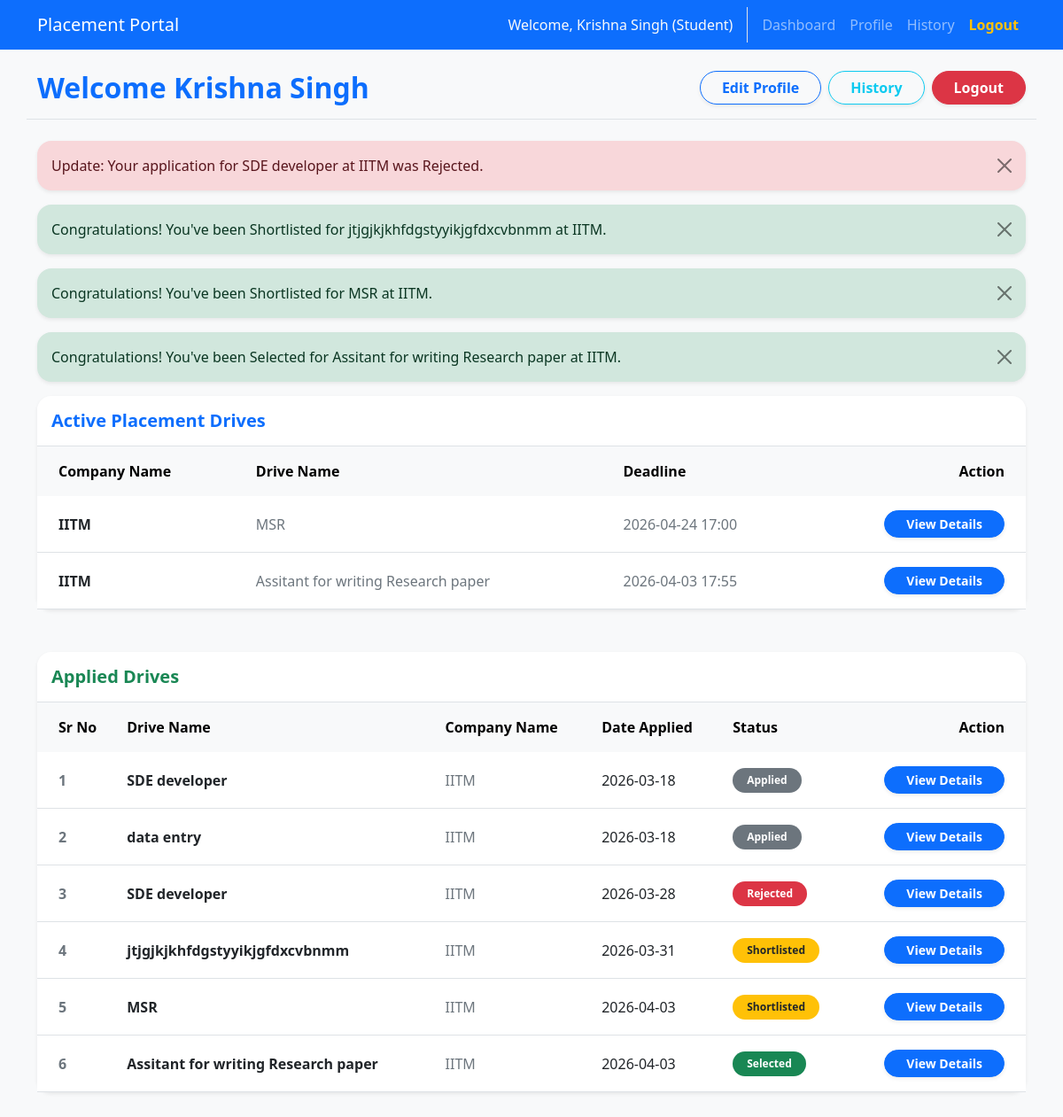
The app's page /student/dashboard (signed in) with its own data.
### app.py (models this page shows)
class UserMixin:
    is_authenticated = True

class User(db.Model, UserMixin):
    id = db.Column(db.Integer, primary_key=True)
    name = db.Column(db.String(100), nullable=False)
    email = db.Column(db.String(120), unique=True, nullable=False)
    password = db.Column(db.String(200), nullable=False)
    role = db.Column(db.String(20), nullable=False)
    is_active = db.Column(db.Boolean, default=True)

class PlacementDrive(db.Model):
    id = db.Column(db.Integer, primary_key=True)
    salary = db.Column(db.Integer, default="Not to Disclose")
    location = db.Column(db.String(100),default="Remote")
    job_type = db.Column(db.String(50),default="Full-time")
    experience = db.Column(db.String(50),default="Fresher")
    company_user_id = db.Column(db.Integer, db.ForeignKey('user.id'), nullable=False)
    job_title = db.Column(db.String(100), nullable=False)
    description = db.Column(db.Text, nullable=False)
    eligibility = db.Column(db.String(200), nullable=False)
    deadline = db.Column(db.DateTime, nullable=False)
    status = db.Column(db.String(20), default='Pending')
    company = db.relationship('User', backref=db.backref('drives', cascade='all, delete-orphan'))

class CompanyProfile(db.Model):
    id = db.Column(db.Integer, primary_key=True)
    user_id = db.Column(db.Integer, db.ForeignKey('user.id'), nullable=False)
    company_name = db.Column(db.String(100), nullable=False)
    hr_contact = db.Column(db.String(100))
    contact_email = db.Column(db.String(120))
    contact_number = db.Column(db.String(50))
    hr_contact_number = db.Column(db.String(50))
    linkedin_id = db.Column(db.String(100))
    website = db.Column(db.String(200))
    about = db.Column(db.Text)
    approval_status = db.Column(db.String(20), default='Pending')
    user = db.relationship('User', backref=db.backref('company_profile', uselist=False, cascade='all, delete-orphan'))

class Application(db.Model):
    id = db.Column(db.Integer, primary_key=True)
    student_user_id = db.Column(db.Integer, db.ForeignKey('user.id'), nullable=False)
    drive_id = db.Column(db.Integer, db.ForeignKey('placement_drive.id'), nullable=False)
    applied_date = db.Column(db.DateTime, default=datetime.utcnow)
    status = db.Column(db.String(20), default='Applied')
    student = db.relationship('User', backref=db.backref('applications', cascade='all, delete-orphan'))
    drive = db.relationship('PlacementDrive', backref=db.backref('applications', cascade='all, delete-orphan'))
    __table_args__ = (db.UniqueConstraint('student_user_id', 'drive_id', name='uq_student_drive'),)

### app.py (the view)
@app.route('/student/dashboard')
@login_required
@student_required
def student_dashboard():
    approved_companies = CompanyProfile.query.filter_by(approval_status='Approved').all()
    applications = Application.query.filter_by(student_user_id=current_user.id).all()
    approved_drives = PlacementDrive.query.filter_by(status='Approved').all()
    status_alerts = []
    for app in applications:
        if app.status in ['Selected', 'Shortlisted']:
            status_alerts.append({'type': 'success', 'message': f"Congratulations! You've been {app.status} for {app.drive.job_title} at {app.drive.company.company_profile.company_name}."})
        elif app.status == 'Rejected':
            status_alerts.append({'type': 'danger', 'message': f"Update: Your application for {app.drive.job_title} at {app.drive.company.company_profile.company_name} was {app.status}."})
    return render_template('student_dashboard.html',
                           companies=approved_companies,
                           approved_drives=approved_drives,
                           applications=applications,
                           status_alerts=status_alerts)

### app.py (called while the page is built)
def get_current_user():
    if hasattr(g, 'user'): return g.user
    path = request.path
    role = None
    if path.startswith('/admin'): role = 'admin'
    elif path.startswith('/company'): role = 'company'
    elif path.startswith('/student'): role = 'student'
    if not role: role = session.get('active_role')
    user_id = session.get(f'{role}_id') if role else None
    if user_id:
        user = User.query.get(user_id)
        if user:
            g.user = user
            return user
    return DummyAnonymousUser()

def login_required(f):
    from functools import wraps
    @wraps(f)
    def decorated_function(*args, **kwargs):
        if not current_user.is_authenticated:
            flash('Please log in to continue.', 'warning')
            return redirect(url_for('login'))
        return f(*args, **kwargs)
    return decorated_function

@app.context_processor
def inject_user():
    return dict(current_user=current_user)

def student_required(f):
    from functools import wraps
    @wraps(f)
    def decorated_function(*args, **kwargs):
        if not current_user.is_authenticated:
            flash('Please log in to continue.', 'warning')
            return redirect(url_for('login'))
        if current_user.role != 'student':
            flash(f'Access Denied. You are currently logged in as a {current_user.role}.', 'danger')
            if current_user.role == 'admin': return redirect(url_for('admin_dashboard'))
            elif current_user.role == 'company': return redirect(url_for('company_dashboard'))
            return redirect(url_for('index'))
        return f(*args, **kwargs)
    return decorated_function

@app.before_request
def check_active():
    if current_user.is_authenticated and not current_user.is_active:
        logout_user()
        flash('Your account has been blacklisted or deactivated.', 'danger')
        return redirect(url_for('login'))

### templates/student_dashboard.html
{% extends "base.html" %}
{% block content %}
<div class="row align-items-center mb-4 pb-3 border-bottom">
    <div class="col-md-6">
        <h2 class="text-primary fw-bold mb-0">Welcome {{ current_user.name }}</h2>
    </div>
    <div class="col-md-6 text-md-end mt-3 mt-md-0 d-flex justify-content-md-end gap-2">
        <a href="{{ url_for('student_profile') }}" class="btn btn-outline-primary fw-semibold rounded-pill px-4 shadow-sm">Edit Profile</a>
        <a href="{{ url_for('student_history') }}" class="btn btn-outline-info fw-semibold rounded-pill px-4 shadow-sm">History</a>
        <a href="{{ url_for('logout') }}" class="btn btn-danger fw-semibold px-4 rounded-pill shadow-sm">Logout</a>
    </div>
</div>
{% if status_alerts %}
    {% for alert in status_alerts %}
    <div class="alert alert-{{ alert.type }} alert-dismissible fade show shadow-sm border-0 rounded-4" role="alert">
        {{ alert.message }}
        <button type="button" class="btn-close" data-bs-dismiss="alert" aria-label="Close"></button>
    </div>
    {% endfor %}
{% endif %}
<div class="card shadow-sm border-0 mb-5 rounded-4">
    <div class="card-header bg-white py-3 border-bottom rounded-top-4">
        <h5 class="mb-0 text-primary fw-bold">Active Placement Drives</h5>
    </div>
    <div class="card-body p-0">
        <div class="table-responsive">
            <table class="table table-hover table-borderless align-middle mb-0">
                <thead class="table-light text-muted">
                    <tr>
                        <th class="ps-4">Company Name</th>
                        <th>Drive Name</th>
                        <th>Deadline</th>
                        <th class="pe-4 text-end">Action</th>
                    </tr>
                </thead>
                <tbody>
                    {% for drive in approved_drives %}
                    <tr class="border-bottom">
                        <td class="ps-4 fw-bold text-dark">{{ drive.company.company_profile.company_name }}</td>
                        <td class="text-secondary">{{ drive.job_title }}</td>
                        <td class="text-secondary">{{ drive.deadline.strftime('%Y-%m-%d %H:%M') }}</td>
                        <td class="pe-4 text-end">
                            <a href="{{ url_for('student_drive', drive_id=drive.id) }}" class="btn btn-sm btn-primary fw-semibold rounded-pill shadow-sm px-4">View Details</a>
                        </td>
                    </tr>
                    {% else %}
                    <tr><td colspan="4" class="text-center py-4 text-muted">No active placement drives available right now.</td></tr>
                    {% endfor %}
                </tbody>
            </table>
        </div>
    </div>
</div>
<div class="card shadow-sm border-0 rounded-4">
    <div class="card-header bg-white py-3 border-bottom rounded-top-4">
        <h5 class="mb-0 text-success fw-bold">Applied Drives</h5>
    </div>
    <div class="card-body p-0">
        <div class="table-responsive">
            <table class="table table-hover table-borderless align-middle mb-0">
                <thead class="table-light text-muted">
                    <tr><th class="ps-4" width="8%">Sr No</th><th>Drive Name</th><th>Company Name</th><th>Date Applied</th><th>Status</th><th class="pe-4 text-end">Action</th></tr>
                </thead>
                <tbody>
                    {% for app in applications %}
                    <tr class="border-bottom">
                        <td class="ps-4 fw-semibold text-secondary">{{ loop.index }}</td>
                        <td class="fw-bold text-dark">{{ app.drive.job_title }}</td>
                        <td class="text-secondary">{{ app.drive.company.company_profile.company_name }}</td>
                        <td>{{ app.applied_date.strftime('%Y-%m-%d') }}</td>
                        <td>
                            {% if app.status == 'Applied' %}
                            <span class="badge bg-secondary rounded-pill px-3 py-2">Applied</span>
                            {% elif app.status == 'Shortlisted' %}
                            <span class="badge bg-warning text-dark rounded-pill px-3 py-2">Shortlisted</span>
                            {% elif app.status == 'Selected' %}
                            <span class="badge bg-success rounded-pill px-3 py-2">Selected</span>
                            {% elif app.status == 'Rejected' %}
                            <span class="badge bg-danger rounded-pill px-3 py-2">Rejected</span>
                            {% else %}
                            <span class="badge bg-secondary rounded-pill px-3 py-2">{{ app.status }}</span>
                            {% endif %}
                        </td>
                        <td class="pe-4 text-end">
                            <a href="{{ url_for('student_drive', drive_id=app.drive_id) }}" class="btn btn-sm btn-primary fw-semibold rounded-pill shadow-sm px-4">View Details</a>
                        </td>
                    </tr>
                    {% else %}
                    <tr><td colspan="6" class="text-center py-5 text-muted fw-semibold">You haven't applied to any drives yet.</td></tr>
                    {% endfor %}
                </tbody>
            </table>
        </div>
    </div>
</div>
{% endblock %}

### templates/base.html (shortened to what this page needs)
<!DOCTYPE html>
<html lang="en">
<head>
    <link href="https://cdn.jsdelivr.net/npm/bootstrap@5.3.0/dist/css/bootstrap.min.css" rel="stylesheet">
    <link rel="stylesheet" href="{{ url_for('static', filename='style.css') }}">
</head>
<body>
    <nav class="navbar navbar-expand-lg navbar-dark bg-primary">
        <div class="container">
            <a class="navbar-brand" href="{{ url_for('index') }}">Placement Portal</a>
            <div class="collapse navbar-collapse" id="navbarNav">
                <ul class="navbar-nav ms-auto">
                    {% if current_user.is_authenticated %}
                        <li class="nav-item">
                            <span class="nav-link text-light border-end me-2 pe-3">Welcome, {{ current_user.name }} ({{ current_user.role|capitalize }})</span>
                        </li>
                        {% if current_user.role == 'admin' %}
                        <li class="nav-item"><a class="nav-link" href="{{ url_for('admin_dashboard') }}">Dashboard</a></li>
                        <li class="nav-item"><a class="nav-link" href="{{ url_for('admin_view_applications') }}">Applications</a></li>
                        {% elif current_user.role == 'company' %}
                        <li class="nav-item"><a class="nav-link" href="{{ url_for('company_dashboard') }}">Dashboard</a></li>
                        <li class="nav-item"><a class="nav-link" href="{{ url_for('company_profile') }}">Profile</a></li>
                        <li class="nav-item"><a class="nav-link" href="{{ url_for('create_drive') }}">Create Drive</a></li>
                        {% elif current_user.role == 'student' %}
                        <li class="nav-item"><a class="nav-link" href="{{ url_for('student_dashboard') }}">Dashboard</a></li>
                        <li class="nav-item"><a class="nav-link" href="{{ url_for('student_profile') }}">Profile</a></li>
                        <li class="nav-item"><a class="nav-link" href="{{ url_for('student_history') }}">History</a></li>
                        {% endif %}
                        <li class="nav-item"><a class="nav-link fw-bold text-warning" href="{{ url_for('logout') }}">Logout</a></li>
                    {% endif %}
                </ul>
            </div>
        </div>
    </nav>
    <div class="container mt-4 mb-5 pb-5">
        {% block content %}{% endblock %}
    </div>
</body>
</html>

### static/style.css (style rules this page uses)
body { background-color: #f8f9fa; font-family: 'Segoe UI', Tahoma, Geneva, Verdana, sans-serif; }
.card { transition: transform 0.2s ease-in-out, box-shadow 0.2s ease-in-out; }
.table > :not(caption) > * > * { padding: 1rem 0.75rem; }

### records on screen
User: name "Krishna Singh", role "Student"
PlacementDrive: company.company_profile.company_name "IITM", job_title "MSR", deadline "2026-04-24 17:00"
PlacementDrive: company.company_profile.company_name "IITM", job_title "Assitant for writing Research paper", deadline "2026-04-03 17:55"
Application: drive.job_title "SDE developer", drive.company.company_profile.company_name "IITM", applied_date "2026-03-18", status "Applied"
Application: drive.job_title "data entry", drive.company.company_profile.company_name "IITM", applied_date "2026-03-18", status "Applied"
Application: drive.job_title "SDE developer", drive.company.company_profile.company_name "IITM", applied_date "2026-03-28", status "Rejected"
Application: drive.job_title "jtjgjkjkhfdgstyyikjgfdxcvbnmm", drive.company.company_profile.company_name "IITM", applied_date "2026-03-31", status "Shortlisted"
Application: drive.job_title "MSR", drive.company.company_profile.company_name "IITM", applied_date "2026-04-03", status "Shortlisted"
Application: drive.job_title "Assitant for writing Research paper", drive.company.company_profile.company_name "IITM", applied_date "2026-04-03", status "Selected"

### other values on screen
{{ alert.message }} "Update: Your application for SDE developer at IITM was Rejected." "Congratulations! You've been Shortlisted for jtjgjkjkhfdgstyyikjgfdxcvbnmm at IITM." "Congratulations! You've been Shortlisted for MSR at IITM." "Congratulations! You've been Selected for Assitant for writing Research paper at IITM."
